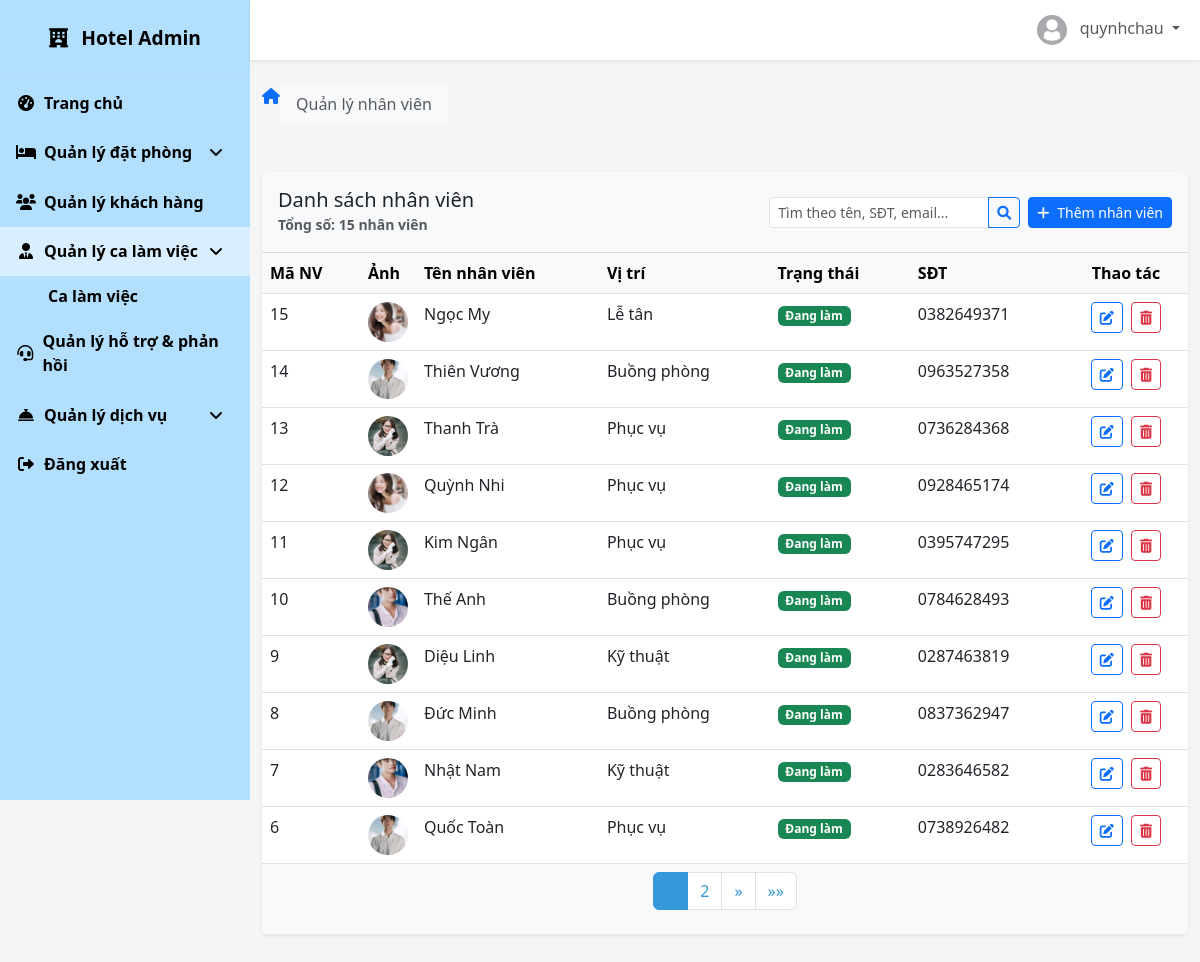
Screenshot of /admin-dashboard/staff/ (signed in) with the database file from the repository.
### accounts/models.py (models this page shows, shortened)
class TaiKhoan(AbstractBaseUser, PermissionsMixin):
    username = models.CharField(
        max_length=150,
        unique=True,
        verbose_name=_('Tên đăng nhập'),
        error_messages={
            'unique': _("Tên đăng nhập đã tồn tại."),
        },
    )
    email = models.EmailField(
        verbose_name=_('Địa chỉ email'),
        max_length=255,
        unique=True,
        blank=True,
        null=True,
        error_messages={
            'unique': _("Email đã được sử dụng."),
        },
    )
    sdt = models.CharField(
        max_length=15,
        verbose_name=_('Số điện thoại'),
        blank=True,
        null=True,
    )
    dia_chi = models.TextField(
        verbose_name=_('Địa chỉ'),
        blank=True,
        null=True,
    )
    loai_tk = models.CharField(
        max_length=20,
        choices=[
            ('khach_hang', 'Khách hàng'),
            ('nhan_vien', 'Nhân viên'),
            ('admin', 'Quản lý'),
        ],
        default='khach_hang',
        verbose_name=_('Loại tài khoản'),
    )
    is_staff = models.BooleanField(
        default=False,
        verbose_name=_('Truy cập quản trị'),
    )
    is_active = models.BooleanField(
        default=True,
        verbose_name=_('Kích hoạt'),
    )
    objects = TaiKhoanManager()
    USERNAME_FIELD = 'username'
    REQUIRED_FIELDS = ['email']
    class Meta:
        verbose_name = _('Tài khoản')
        verbose_name_plural = _('Tài khoản')

### core/models.py (models this page shows, shortened)
class NhanVien(models.Model):
    GIOI_TINH_CHOICES = [
        ('Nam', 'Nam'),
        ('Nu', 'Nữ'),
        ('Khac', 'Khác'),
    ]
    TRANG_THAI_CHOICES = [
        ('dang_lam', 'Đang làm'),
        ('nghi_viec', 'Nghỉ việc'),
        ('nghi_phep', 'Nghỉ phép'),
    ]
    VI_TRI_CHOICES = [
        ('le_tan', 'Lễ tân'),
        ('buong_phong', 'Buồng phòng'),
        ('phuc_vu', 'Phục vụ'),
        ('quan_ly', 'Quản lý'),
        ('ky_thuat', 'Kỹ thuật'),
    ]
    ma_nv = models.AutoField(primary_key=True)
    tai_khoan = models.ForeignKey(settings.AUTH_USER_MODEL, on_delete=models.CASCADE, null=True, blank=True)
    ten_nv = models.CharField(max_length=50)
    gioi_tinh = models.CharField(max_length=10, choices=GIOI_TINH_CHOICES)
    sdt = models.CharField(max_length=10)
    email = models.EmailField()
    dia_chi = models.TextField()
    vi_tri = models.CharField(max_length=30, choices=VI_TRI_CHOICES)
    trang_thai = models.CharField(max_length=20, choices=TRANG_THAI_CHOICES, default='dang_lam')
    ngay_vao_lam = models.DateField()
    anh_dai_dien = models.ImageField(upload_to='nhan_vien/', null=True, blank=True)

### core/views.py (the view)
# urls.py: path('admin-dashboard/staff/', core_views.admin_staff_management, name='admin_staff_management'),
@login_required
@user_passes_test(is_admin)
def admin_staff_management(request):
    logger.debug(f"User accessing admin_staff_management: {request.user.username}, Role: {getattr(request.user, 'loai_tk', 'N/A')}, Authenticated: {request.user.is_authenticated}")
    staff = NhanVien.objects.all().order_by('-ma_nv')
    search_query = request.GET.get('search', '')
    position = request.GET.get('position', '')
    status = request.GET.get('status', '')
    if search_query:
        staff = staff.filter(
            Q(ten_nv__icontains=search_query) |
            Q(sdt__icontains=search_query) |
            Q(email__icontains=search_query))
    if position:
        staff = staff.filter(vi_tri=position)
    if status:
        staff = staff.filter(trang_thai=status)
    paginator = Paginator(staff, 10)
    page_number = request.GET.get('page')
    page_obj = paginator.get_page(page_number)
    form = NhanVienForm(request.POST or None, request.FILES or None)
    if request.method == 'POST' and form.is_valid():
        form.save()
        messages.success(request, "Đã thêm nhân viên mới")
        return redirect('admin_staff_management')
    context = {
        'page_obj': page_obj,
        'form': form,
        'search_query': search_query,
        'position': position,
        'status': status,
    }
    return render(request, 'admin/staff_management.html', context)

### templates/admin/staff_management.html (shortened to what this page needs)
{% extends 'admin/base.html' %}
{% load static %}
{% block breadcrumb %}
<nav aria-label="breadcrumb">
  <ol class="breadcrumb bg-light rounded px-3 py-2 mb-4">
    <li class="breadcrumb-item active" aria-current="page">Quản lý nhân viên</li>
  </ol>
</nav>
{% endblock %}
{% block admin_content %}
<div class="card shadow-sm">
  <div class="card-header bg-light py-3 d-flex justify-content-between align-items-center flex-wrap">
    <div>
      <h5 class="mb-0">Danh sách nhân viên</h5>
      <small class="text-muted">Tổng số: {{ page_obj.paginator.count }} nhân viên</small>
    </div>
    <div class="d-flex mt-2 mt-md-0">
      {% if is_user_true_admin %}
      <form method="get" class="d-flex align-items-center me-2">
        <div class="input-group">
          <input type="text" name="search"
                 class="form-control form-control-sm"
                 placeholder="Tìm theo tên, SĐT, email..."
                 value="{{ search_query }}">
          <button class="btn btn-sm btn-outline-primary" type="submit">
            <i class="fas fa-search"></i>
          </button>
        </div>
      </form>
      <a href="{% url 'add_staff' %}" class="btn btn-primary btn-sm">
        <i class="fas fa-plus me-1"></i> Thêm nhân viên
      </a>
      {% else %}
      <span class="text-muted fst-italic">Chỉ quản trị viên mới có các chức năng quản lý.</span>
      {% endif %}
    </div>
  </div>
  <div class="card-body p-0">
    <div class="table-responsive">
      <table class="table table-hover mb-0">
        <thead class="table-light">
          <tr>
            <th>Mã NV</th>
            <th style="width:50px;">Ảnh</th>
            <th>Tên nhân viên</th>
            <th>Vị trí</th>
            <th>Trạng thái</th>
            <th>SĐT</th>
            {% if is_user_true_admin %}
            <th class="text-center">Thao tác</th>
            {% endif %}
          </tr>
        </thead>
        <tbody>
          {% for staff_member in page_obj %}
          <tr>
            <td>{{ staff_member.ma_nv }}</td>
            <td>
              {% if staff_member.anh_dai_dien and staff_member.anh_dai_dien.url %}
              <img src="{{ staff_member.anh_dai_dien.url }}"
                   class="rounded-circle" width="40" height="40"
                   alt="Avatar của {{ staff_member.ten_nv }}"
                   style="object-fit:cover;"
                   onerror="this.onerror=null;this.src='{% static 'images/default-avatar.png' %}';">
              {% else %}
              <img src="{% static 'images/default-avatar.png' %}"
                   class="rounded-circle" width="40" height="40"
                   alt="Avatar mặc định"
                   style="object-fit:cover;">
              {% endif %}
            </td>
            <td>{{ staff_member.ten_nv }}</td>
            <td>{{ staff_member.get_vi_tri_display }}</td>
            <td>
              {% if staff_member.trang_thai == 'dang_lam' %}
              <span class="badge bg-success">Đang làm</span>
              {% elif staff_member.trang_thai == 'nghi_viec' %}
              <span class="badge bg-danger">Nghỉ việc</span>
              {% else %}
              <span class="badge bg-secondary">{{ staff_member.get_trang_thai_display|default:"Không rõ" }}</span>
              {% endif %}
            </td>
            <td>{{ staff_member.sdt }}</td>
            {% if is_user_true_admin %}
            <td class="text-center">
              <a href="{% url 'edit_staff' staff_member.ma_nv %}"
                 class="btn btn-sm btn-outline-primary me-1"
                 title="Sửa"><i class="fas fa-edit"></i></a>
              <button type="button"
                      class="btn btn-sm btn-outline-danger btn-delete-staff"
                      data-url="{% url 'delete_staff' staff_member.ma_nv %}"
                      data-name="{{ staff_member.ten_nv }}"
                      data-id="{{ staff_member.ma_nv }}"
                      title="Xóa">
                <i class="fas fa-trash-alt"></i>
              </button>
            </td>
            {% endif %}
          </tr>
          {% endfor %}
        </tbody>
      </table>
    </div>
    {% if page_obj.has_other_pages %}
    <div class="card-footer bg-light border-0 py-2">
      {% include 'admin/pagination.html' with page_obj=page_obj %}
    </div>
    {% endif %}
  </div>
</div>
{% endblock %}

### templates/admin/base.html (shortened to what this page needs)
{% extends 'base.html' %}
{% load static %}
{% block extra_css %}
<link rel="stylesheet" href="https://cdnjs.cloudflare.com/ajax/libs/font-awesome/6.0.0/css/all.min.css">
{% endblock %}
{% block content %}
<div class="sidebar" style="background-color: #B3DFFF; color: black;">
    <div class="sidebar-brand">
        <i class="fas fa-hotel me-2"></i>
        <span>Hotel Admin</span>
    </div>
    <ul class="sidebar-nav">
        <li class="sidebar-nav-item">
            <a href="{% url 'admin_dashboard' %}" class="sidebar-nav-link {% if request.resolver_match.url_name == 'admin_dashboard' %}active{% endif %}" style="color: black; font-weight: bold;">
                <i class="fas fa-tachometer-alt"></i>
                <span>Trang chủ</span>
            </a>
        </li>
        <li class="sidebar-nav-item">
            <a href="#roomManagement" class="sidebar-nav-link " data-bs-toggle="collapse" style="color: black; font-weight: bold;">
                <i class="fas fa-bed"></i>
                <span>Quản lý đặt phòng</span>
                <i class="fas fa-angle-down ms-auto"></i>
            </a>
        </li>
        <li class="sidebar-nav-item">
            <a href="{% url 'admin_customer_management' %}" class="sidebar-nav-link {% if request.resolver_match.url_name == 'admin_customer_management' %}active{% endif %}" style="color: black; font-weight: bold;">
                <i class="fas fa-users"></i>
                <span>Quản lý khách hàng</span>
            </a>
        </li>
        <li class="sidebar-nav-item">
            <a href="#staffManagement" class="sidebar-nav-link {% if request.resolver_match.url_name == 'admin_staff_management' or request.resolver_match.url_name == 'admin_schedule_management' %}active{% endif %}" data-bs-toggle="collapse" style="color: black; font-weight: bold;">
                <i class="fas fa-user-tie"></i>
                <span>Quản lý ca làm việc</span>
                <i class="fas fa-angle-down ms-auto"></i>
            </a>
            <ul id="staffManagement" class="sidebar-nav-dropdown {% if request.resolver_match.url_name == 'admin_staff_management' or request.resolver_match.url_name == 'admin_schedule_management' %}show{% endif %}">
                <li>
                    <a href="{% url 'admin_schedule_management' %}" class="sidebar-nav-dropdown-link {% if request.resolver_match.url_name == 'admin_schedule_management' %}active{% endif %}" style="color: black; font-weight: bold;">
                        Ca làm việc
                    </a>
                </li>
            </ul>
        </li>
        <li class="sidebar-nav-item">
            <a href="{% url 'admin_request_management' %}" class="sidebar-nav-link {% if request.resolver_match.url_name == 'admin_request_management' %}active{% endif %}" style="color: black; font-weight: bold;">
                <i class="fas fa-headset"></i>
                <span>Quản lý hỗ trợ & phản hồi</span>
            </a>
        </li>
        <li class="sidebar-nav-item">
            <a href="#serviceManagement" class="sidebar-nav-link " data-bs-toggle="collapse" style="color: black; font-weight: bold;">
                <i class="fas fa-concierge-bell"></i>
                <span>Quản lý dịch vụ</span>
                <i class="fas fa-angle-down ms-auto"></i>
            </a>
        </li>
        <li class="sidebar-nav-item">
            <a href="{% url 'logout' %}" class="sidebar-nav-link" style="color: black; font-weight: bold;">
                <i class="fas fa-sign-out-alt"></i>
                <span>Đăng xuất</span>
            </a>
        </li>
    </ul>
</div>
<div class="main-content">
    <nav class="navbar navbar-expand navbar-light bg-white">
        <div class="container-fluid">
            <ul class="navbar-nav ms-auto">
                <li class="nav-item dropdown">
                    <a class="nav-link dropdown-toggle" href="#" id="navbarDropdown" role="button" data-bs-toggle="dropdown" aria-expanded="false">
                        <img src="{% if user.avatar %}{{ user.avatar.url}}{% else %}{% static 'images/default-avartar.jpg' %}{% endif %}" class="avatar me-2" alt="Avatar">
                        <span class="d-none d-md-inline">{{ request.user.get_full_name|default:request.user.username }}</span>
                    </a>
                </li>
            </ul>
        </div>
    </nav>
    <div class="container-fluid py-4">
        <nav aria-label="breadcrumb" class="mb-4">
            <ol class="breadcrumb">
                <li class="breadcrumb-item"><a href="{% url 'admin_dashboard' %}"><i class="fas fa-home"></i></a></li>
                {% block breadcrumb %}
                {% endblock %}
            </ol>
        </nav>
        {% block admin_content %}
        {% endblock %}
    </div>
</div>
{% endblock %}

### rows the page displays
TaiKhoan: user.get_full_name "quynhchau"
NhanVien: ma_nv "15", anh_dai_dien (picture), ten_nv "Ngọc My", vi_tri "Lễ tân", trang_thai "Đang làm", sdt "0382649371"
NhanVien: ma_nv "14", anh_dai_dien (picture), ten_nv "Thiên Vương", vi_tri "Buồng phòng", trang_thai "Đang làm", sdt "0963527358"
NhanVien: ma_nv "13", anh_dai_dien (picture), ten_nv "Thanh Trà", vi_tri "Phục vụ", trang_thai "Đang làm", sdt "0736284368"
NhanVien: ma_nv "12", anh_dai_dien (picture), ten_nv "Quỳnh Nhi", vi_tri "Phục vụ", trang_thai "Đang làm", sdt "0928465174"
NhanVien: ma_nv "11", anh_dai_dien (picture), ten_nv "Kim Ngân", vi_tri "Phục vụ", trang_thai "Đang làm", sdt "0395747295"
NhanVien: ma_nv "10", anh_dai_dien (picture), ten_nv "Thế Anh", vi_tri "Buồng phòng", trang_thai "Đang làm", sdt "0784628493"
NhanVien: ma_nv "9", anh_dai_dien (picture), ten_nv "Diệu Linh", vi_tri "Kỹ thuật", trang_thai "Đang làm", sdt "0287463819"
NhanVien: ma_nv "8", anh_dai_dien (picture), ten_nv "Đức Minh", vi_tri "Buồng phòng", trang_thai "Đang làm", sdt "0837362947"
NhanVien: ma_nv "7", anh_dai_dien (picture), ten_nv "Nhật Nam", vi_tri "Kỹ thuật", trang_thai "Đang làm", sdt "0283646582"
NhanVien: ma_nv "6", anh_dai_dien (picture), ten_nv "Quốc Toàn", vi_tri "Phục vụ", trang_thai "Đang làm", sdt "0738926482"

### other values shown
{{ page_obj.paginator.count }} "15"
{{ num }} "2"
